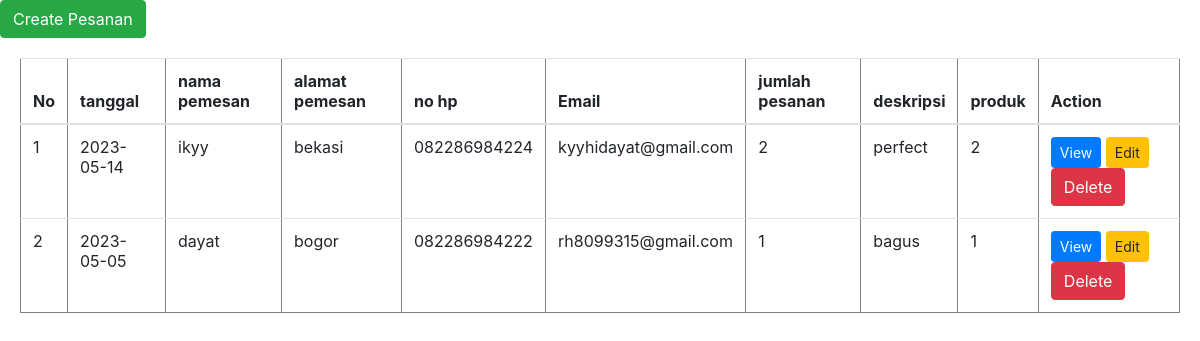
The page /admin/list_pesanan.php on the database its author committed.
### tables this page shows
CREATE TABLE `pesanan` (
  `id` int(11) NOT NULL,
  `tanggal` date NOT NULL,
  `nama_pemesan` varchar(45) NOT NULL,
  `alamat_pemesan` varchar(45) NOT NULL,
  `no_hp` varchar(20) NOT NULL,
  `email` varchar(45) NOT NULL,
  `jumlah_pesanan` int(11) NOT NULL,
  `deskripsi` text NOT NULL,
  `produk_id` int(11) NOT NULL
);

### admin/list_pesanan.php (the view, shortened to what this page needs)
<?php
require_once 'koneksi.php';
?>
<?php
$sql = "SELECT * FROM pesanan";
$rs = $dbh->query($sql);
?>
                        <a class="btn btn-success" href="form_pesanan.php" role="button">Create Pesanan</a>
                            <div class="card-body">
                            <table class="table" width="100%" border="1" cellspacing="2" cellpadding="2">
                                        <thead>
                                            <tr>
                                                <th>No</th>
                                                <th>tanggal</th>
                                                <th>nama pemesan</th>
                                                <th>alamat pemesan</th>
                                                <th>no hp</th>
                                                <th>Email</th>
                                                <th>jumlah pesanan</th>
                                                <th>deskripsi</th>
                                                <th>produk</th>
                                                <th>Action</th>
                                            </tr>
                                        </thead>
                                    <tfoot>
 <tbody>
        <?php
        $nomor = 1;
        foreach ($rs as $row) {
            ?>
            <tr>
                <td>
                    <?= $nomor ?>
                </td>
                <td>
                    <?= $row['tanggal'] ?>
                </td>
                <td>
                    <?= $row['nama_pemesan'] ?>
                </td>
                <td>
                    <?= $row['alamat_pemesan'] ?>
                </td>
                <td>
                    <?= $row['no_hp'] ?>
                </td>
                <td>
                    <?= $row['email'] ?>
                </td>
                <td>
                    <?= $row['jumlah_pesanan'] ?>
                </td>
                <td>
                    <?= $row['deskripsi'] ?>
                </td>
                <td>
                    <?= $row['produk_id'] ?>
                </td>
                <td>
                    <a class="btn btn-sm btn-primary" href="view_pesanan.php?id=<?= $row['id'] ?>">View</a>
                    <a class="btn btn-sm btn-warning" href="form_pesanan.php?idedit=<?= $row['id'] ?>">Edit</a>
                    <a class="btn btn-danger" href="proses_pesanan.php?iddel=<?=$row['id']?>"
                    onclick="if(!confirm('Anda Yakin Hapus Data Pesanan <?=$row['nama']?>?')) {return false}"
                    >Delete</a>
                </td>
            </tr>
            <?php
            $nomor++;
        }
        ?>
    </tbody>
                                </table>
                            </div>

### admin/koneksi.php (shortened to what this page needs)
<link rel="stylesheet" href="https://stackpath.bootstrapcdn.com/bootstrap/4.1.3/css/bootstrap.min.css">
<link rel="stylesheet" href="https://maxcdn.bootstrapcdn.com/font-awesome/4.7.0/css/font-awesome.min.css">

### rows shown on the page
pesanan: tanggal "2023-05-14", nama_pemesan "ikyy", alamat_pemesan "bekasi", no_hp "082286984224", email "kyyhidayat@gmail.com", jumlah_pesanan "2", deskripsi "perfect", produk "2"
pesanan: tanggal "2023-05-05", nama_pemesan "dayat", alamat_pemesan "bogor", no_hp "082286984222", email "rh8099315@gmail.com", jumlah_pesanan "1", deskripsi "bagus", produk "1"
